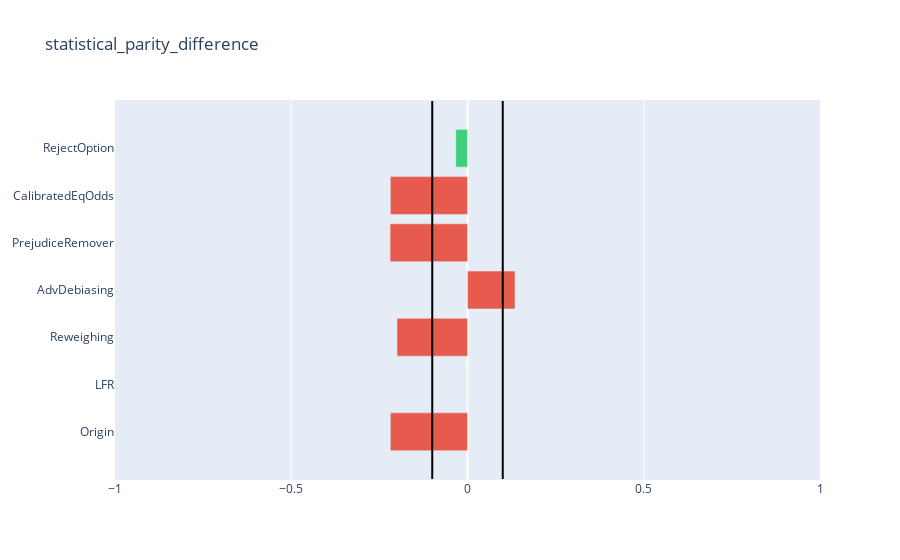
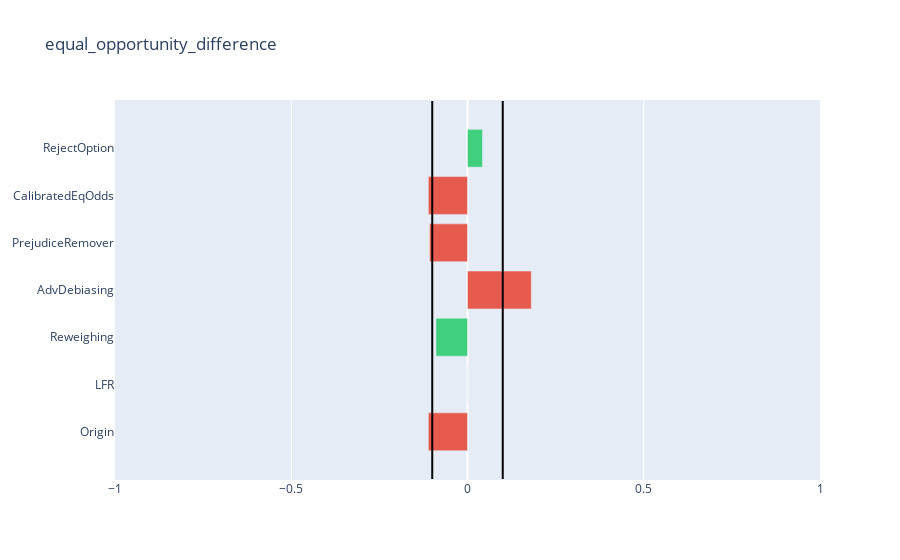
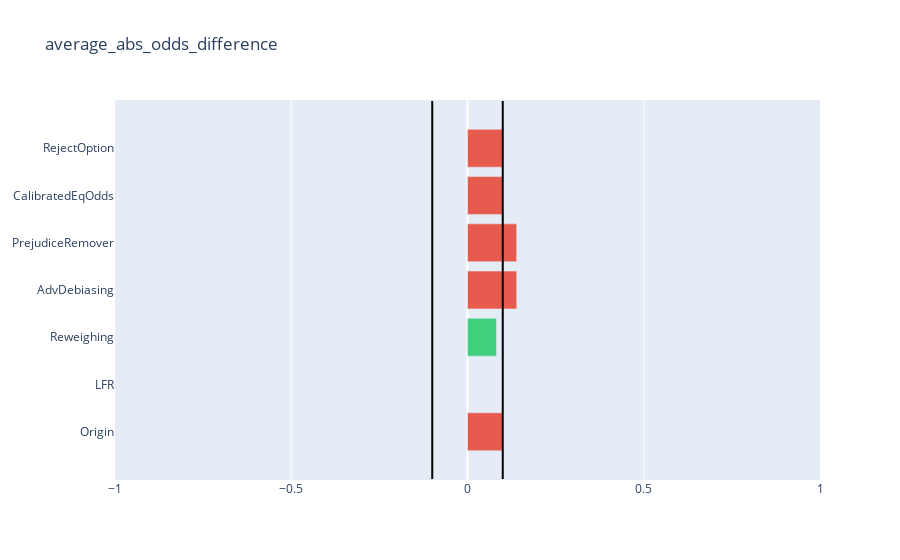
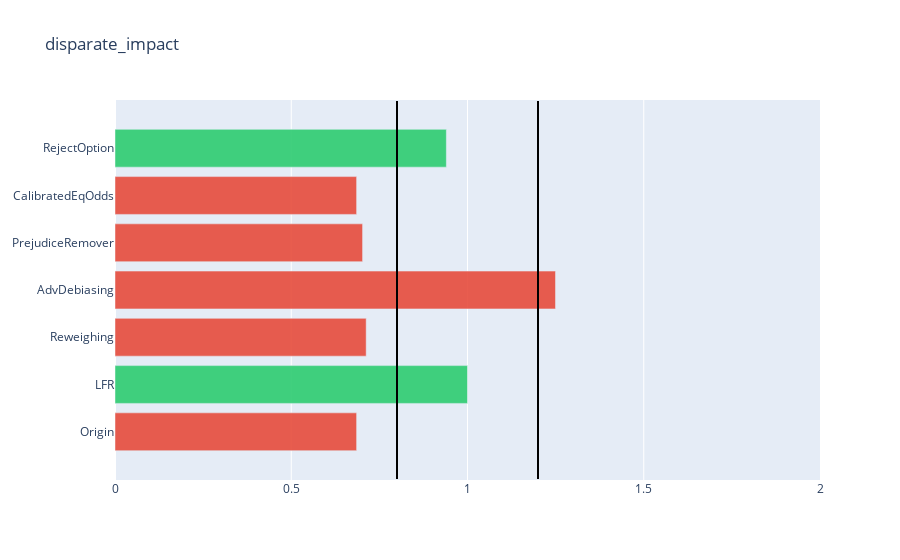

Here is the notebook cell these charts were saved with, in order:
### Code cell
compare_fair_metrics(algo_metrics)

### Figure 1 — Plotly figure (JSON) as saved in the notebook; plotly's stock layout.template omitted (floating-point values rounded to 4 significant figures)
{"data": [{"marker": {"color": ["#e74c3c", "#2ecc71", "#e74c3c", "#e74c3c", "#e74c3c", "#e74c3c", "#2ecc71"]}, "opacity": 0.9, "orientation": "h", "type": "bar", "x": [-0.219, 0, -0.2, 0.1348, -0.2196, -0.219, -0.0332], "y": ["Origin", "LFR", "Reweighing", "AdvDebiasing", "PrejudiceRemover", "CalibratedEqOdds", "RejectOption"]}], "layout": {"barmode": "group", "shapes": [{"line": {"color": "rgb(0, 0, 0)", "width": 2}, "type": "line", "x0": -0.1, "x1": -0.1, "y0": -1, "y1": 7}, {"line": {"color": "rgb(0, 0, 0)", "width": 2}, "type": "line", "x0": 0.1, "x1": 0.1, "y0": -1, "y1": 7}], "title": {"text": "statistical_parity_difference"}, "xaxis": {"range": [-1, 1]}, "yaxis": {"automargin": true}}}

### Figure 2 — Plotly figure (JSON) as saved in the notebook; plotly's stock layout.template omitted (floating-point values rounded to 4 significant figures)
{"data": [{"marker": {"color": ["#e74c3c", "#2ecc71", "#2ecc71", "#e74c3c", "#e74c3c", "#e74c3c", "#2ecc71"]}, "opacity": 0.9, "orientation": "h", "type": "bar", "x": [-0.1111, 0, -0.08938, 0.181, -0.1075, -0.1111, 0.04258], "y": ["Origin", "LFR", "Reweighing", "AdvDebiasing", "PrejudiceRemover", "CalibratedEqOdds", "RejectOption"]}], "layout": {"barmode": "group", "shapes": [{"line": {"color": "rgb(0, 0, 0)", "width": 2}, "type": "line", "x0": -0.1, "x1": -0.1, "y0": -1, "y1": 7}, {"line": {"color": "rgb(0, 0, 0)", "width": 2}, "type": "line", "x0": 0.1, "x1": 0.1, "y0": -1, "y1": 7}], "title": {"text": "equal_opportunity_difference"}, "xaxis": {"range": [-1, 1]}, "yaxis": {"automargin": true}}}

### Figure 3 — Plotly figure (JSON) as saved in the notebook; plotly's stock layout.template omitted (floating-point values rounded to 4 significant figures)
{"data": [{"marker": {"color": ["#e74c3c", "#2ecc71", "#2ecc71", "#e74c3c", "#e74c3c", "#e74c3c", "#e74c3c"]}, "opacity": 0.9, "orientation": "h", "type": "bar", "x": [0.1003, null, 0.08195, 0.1396, 0.1395, 0.1003, 0.1019], "y": ["Origin", "LFR", "Reweighing", "AdvDebiasing", "PrejudiceRemover", "CalibratedEqOdds", "RejectOption"]}], "layout": {"barmode": "group", "shapes": [{"line": {"color": "rgb(0, 0, 0)", "width": 2}, "type": "line", "x0": -0.1, "x1": -0.1, "y0": -1, "y1": 7}, {"line": {"color": "rgb(0, 0, 0)", "width": 2}, "type": "line", "x0": 0.1, "x1": 0.1, "y0": -1, "y1": 7}], "title": {"text": "average_abs_odds_difference"}, "xaxis": {"range": [-1, 1]}, "yaxis": {"automargin": true}}}

### Figure 4 — Plotly figure (JSON) as saved in the notebook; plotly's stock layout.template omitted (floating-point values rounded to 4 significant figures)
{"data": [{"marker": {"color": ["#e74c3c", "#2ecc71", "#e74c3c", "#e74c3c", "#e74c3c", "#e74c3c", "#2ecc71"]}, "opacity": 0.9, "orientation": "h", "type": "bar", "x": [0.6854, 1, 0.7126, 1.25, 0.7023, 0.6854, 0.94], "y": ["Origin", "LFR", "Reweighing", "AdvDebiasing", "PrejudiceRemover", "CalibratedEqOdds", "RejectOption"]}], "layout": {"barmode": "group", "shapes": [{"line": {"color": "rgb(0, 0, 0)", "width": 2}, "type": "line", "x0": 0.8, "x1": 0.8, "y0": -1, "y1": 7}, {"line": {"color": "rgb(0, 0, 0)", "width": 2}, "type": "line", "x0": 1.2, "x1": 1.2, "y0": -1, "y1": 7}], "title": {"text": "disparate_impact"}, "xaxis": {"range": [0, 2]}, "yaxis": {"automargin": true}}}
